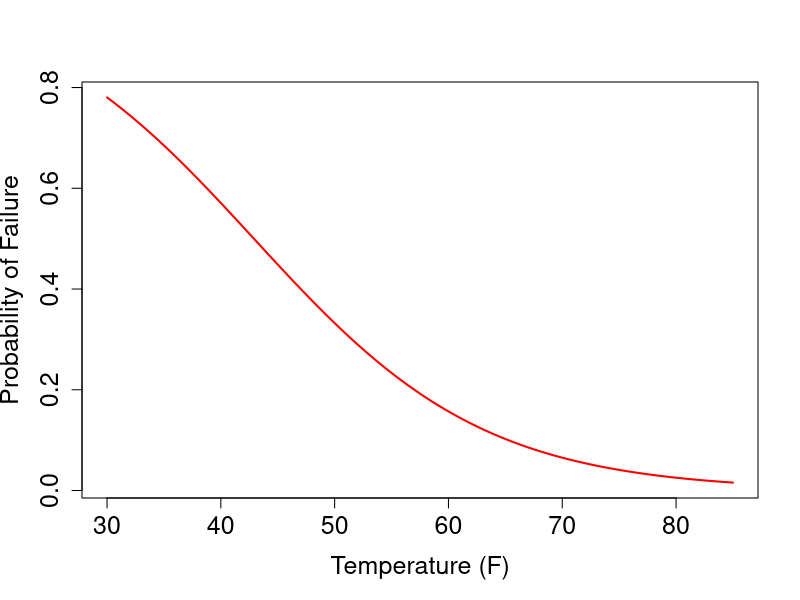

The R source for this figure:
# Delete memory
rm(list=ls())

# Required packages
library(knitr)

# Challenger data set
distress_ct = c(0,1,0,0,0,0,0,0,1,1,1,0,0,2,0,0,0,0,0,0,2,0,1)
temperature = c(66,70,69,68,67,72,73,70,57,63,70,78,67,53,67,75,70,81,76,79,75,76,58)
field_check_pressure = c(50,50,50,50,50,50,100,100,200,200,200,200,200,200,200,200,200,200,200,200,200,200,200)
n.rings <- rep(6,length(distress_ct))

launch <- data.frame(cbind(n.rings,distress_ct, temperature, field_check_pressure))

#launch <- launch[9:23,]

# Replacing values higher than 1 by 1 (as we are only interested in whether or not a failure happened)
#launch$distress_ct = ifelse(launch$distress_ct<1,0,1)

# Displaying the data
kable(launch)

# Fitting a logistic regression model
model <- glm(cbind(distress_ct,n.rings-distress_ct) ~temperature + field_check_pressure, family = binomial(link='logit'), data = launch)
summary(model)

#------------------------------------------------------------------
# Confidence intervals based on the profile likelihood
#------------------------------------------------------------------
kable(confint(model, level=0.95, type="LR"),digits = 4)

#------------------------------------------------------------------
# Wald Confidence intervals
#------------------------------------------------------------------
kable(confint.default(model, level=0.95),digits = 4)

#------------------------------------------------------------------
# Normal confidence intervals
#------------------------------------------------------------------
NCI <- cbind(coefficients(model)- 1.96*summary(model)$coefficients[,2],
             coefficients(model)+ 1.96*summary(model)$coefficients[,2] )

colnames(NCI) <- c("2.5 %", "97.5 %")
rownames(NCI) <- c("(Intercept)", "temperature", "pressure")
kable(NCI,digits = 4)


##################################################################################
# Brief interpretation of the model
##################################################################################

# Predicted probability of failure for the Challenger
plogis(coefficients(model)%*%c(1,31,200))

# Predicted probability of failure for minimum temperature experienced previously
plogis(coefficients(model)%*%c(1,53,200))


# The following plot presents 
curve(predict(model, data.frame(temperature = x, field_check_pressure = 200),
              type = "response"),  from = 30, to = 85, ylab = "Probability of Failure", xlab = "Temperature (F)",
      cex.axis = 1.5, cex.lab = 1.5, lwd = 2, col = 'red')
